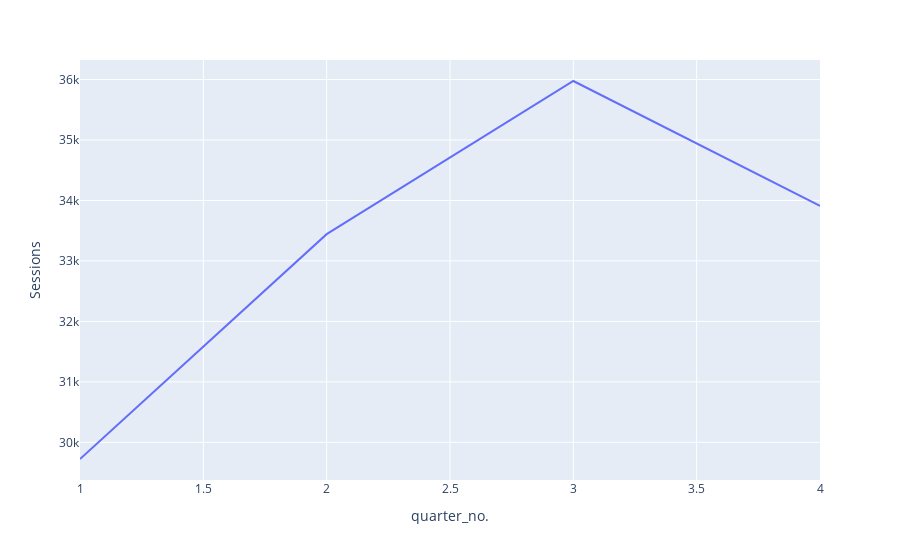

Write notebook code for a chart like this one.
### Code cell
# plt.figure(figsize=(10,8))
sns.set_context("poster", font_scale = 1, rc={"grid.linewidth": 5})

df_quarter=df.groupby('quarter_no.')['Sessions'].sum().to_frame()

fig=px.line(df_quarter,x=df_quarter.index,y='Sessions')
fig.write_image('quarterlySess1.jpg')
fig.show()

### Figure 1 — Plotly figure (JSON) as saved in the notebook; plotly's stock layout.template omitted (floating-point values rounded to 4 significant figures)
{"data": [{"hovertemplate": "quarter_no.=%{x}<br>Sessions=%{y}<extra></extra>", "legendgroup": "", "line": {"color": "#636efa", "dash": "solid"}, "marker": {"symbol": "circle"}, "mode": "lines", "name": "", "orientation": "v", "showlegend": false, "type": "scatter", "x": [1, 2, 3, 4], "xaxis": "x", "y": [29724, 33443, 35976, 33909], "yaxis": "y"}], "layout": {"legend": {"tracegroupgap": 0}, "margin": {"t": 60}, "xaxis": {"anchor": "y", "domain": [0, 1], "title": {"text": "quarter_no."}}, "yaxis": {"anchor": "x", "domain": [0, 1], "title": {"text": "Sessions"}}}}
